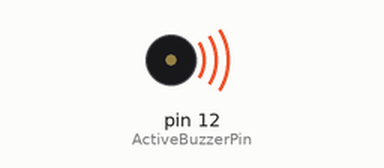
Bench run of a sketch on a simulated Arduino Uno, built with avr-gcc and run on an emulated ATmega328P. Shown: buzzer (waves = sounding).

Above: at 0.1 s.
Timing chart, 0 to 1.6 s (numbered marks = the images above):
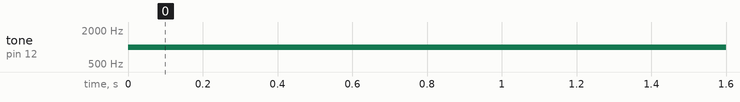

The sketch:

11-UseActiveBuzzer.ino
```cpp
/*
 * WorkShop Arduino
 * Epitech HUB activity
 * Dexmos
 */

int ActiveBuzzerPin = 12;

void setup() {}

void loop() {

  /*Tone needs 2 arguments, but can take three
    1) Pin
    2) Frequency - this is in hertz (cycles per second)
    3) Duration
  */

  tone(ActiveBuzzerPin, 1000, 500);
  //delay(1000);
}
```

Measured:
- by itself, tone on pin 12 (ActiveBuzzerPin): silent → 1000 Hz at 0.00 s
